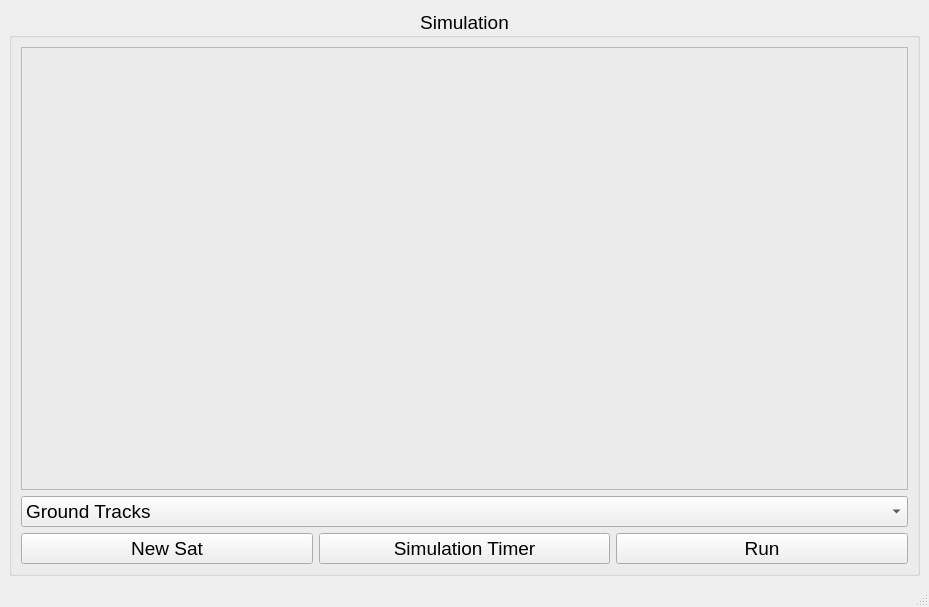
<?xml version="1.0" encoding="UTF-8"?>
<ui version="4.0">
 <class>MainWindow</class>
 <widget class="QMainWindow" name="MainWindow">
  <property name="geometry">
   <rect>
    <x>0</x>
    <y>0</y>
    <width>929</width>
    <height>607</height>
   </rect>
  </property>
  <property name="windowTitle">
   <string>MainWindow</string>
  </property>
  <widget class="QWidget" name="centralwidget">
   <layout class="QGridLayout" name="gridLayout">
    <item row="1" column="0">
     <widget class="QGroupBox" name="simulation">
      <property name="font">
       <font>
        <pointsize>14</pointsize>
       </font>
      </property>
      <property name="title">
       <string>Simulation</string>
      </property>
      <property name="alignment">
       <set>Qt::AlignCenter</set>
      </property>
      <layout class="QGridLayout" name="gridLayout_2">
       <item row="2" column="0">
        <widget class="QPushButton" name="new_sat">
         <property name="layoutDirection">
          <enum>Qt::LeftToRight</enum>
         </property>
         <property name="text">
          <string>New Sat</string>
         </property>
        </widget>
       </item>
       <item row="2" column="2">
        <widget class="QPushButton" name="run">
         <property name="text">
          <string>Run</string>
         </property>
         <property name="shortcut">
          <string>Ctrl+Return</string>
         </property>
        </widget>
       </item>
       <item row="2" column="1">
        <widget class="QPushButton" name="sim_timer">
         <property name="text">
          <string>Simulation Timer</string>
         </property>
        </widget>
       </item>
       <item row="1" column="0" colspan="3">
        <widget class="QComboBox" name="vis_ops">
         <item>
          <property name="text">
           <string>Ground Tracks</string>
          </property>
         </item>
         <item>
          <property name="text">
           <string>Earth Vis</string>
          </property>
         </item>
         <item>
          <property name="text">
           <string>Animation</string>
          </property>
         </item>
         <item>
          <property name="text">
           <string>Distances</string>
          </property>
         </item>
        </widget>
       </item>
       <item row="0" column="0" colspan="3">
        <widget class="QFrame" name="graph_frame">
         <property name="frameShape">
          <enum>QFrame::StyledPanel</enum>
         </property>
         <property name="frameShadow">
          <enum>QFrame::Raised</enum>
         </property>
        </widget>
       </item>
      </layout>
     </widget>
    </item>
   </layout>
  </widget>
  <widget class="QMenuBar" name="menubar">
   <property name="geometry">
    <rect>
     <x>0</x>
     <y>0</y>
     <width>929</width>
     <height>22</height>
    </rect>
   </property>
  </widget>
  <widget class="QStatusBar" name="statusbar"/>
 </widget>
 <tabstops>
  <tabstop>vis_ops</tabstop>
  <tabstop>new_sat</tabstop>
  <tabstop>sim_timer</tabstop>
  <tabstop>run</tabstop>
 </tabstops>
 <resources/>
 <connections/>
</ui>
